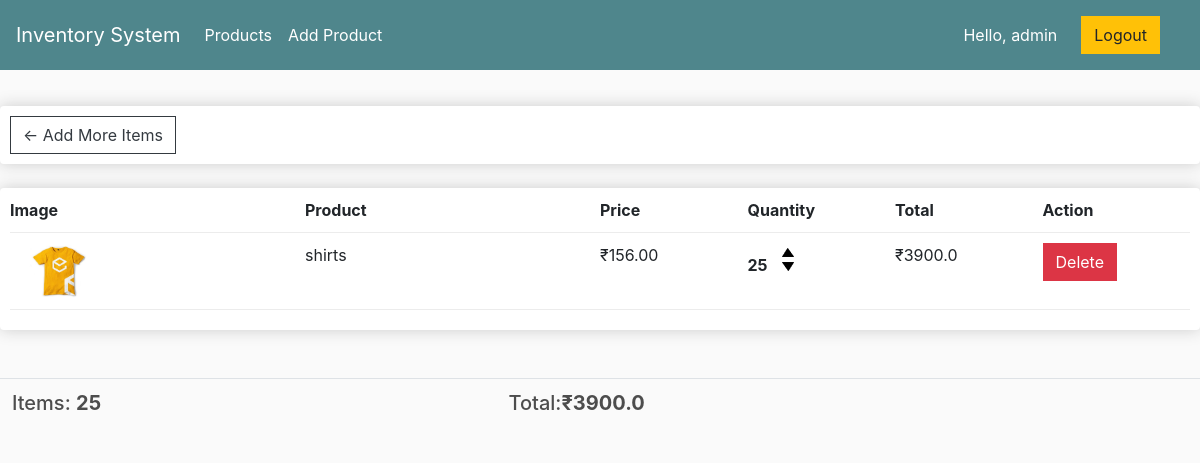
/product/cart/ (signed in), run on an earlier commit of the app's database.
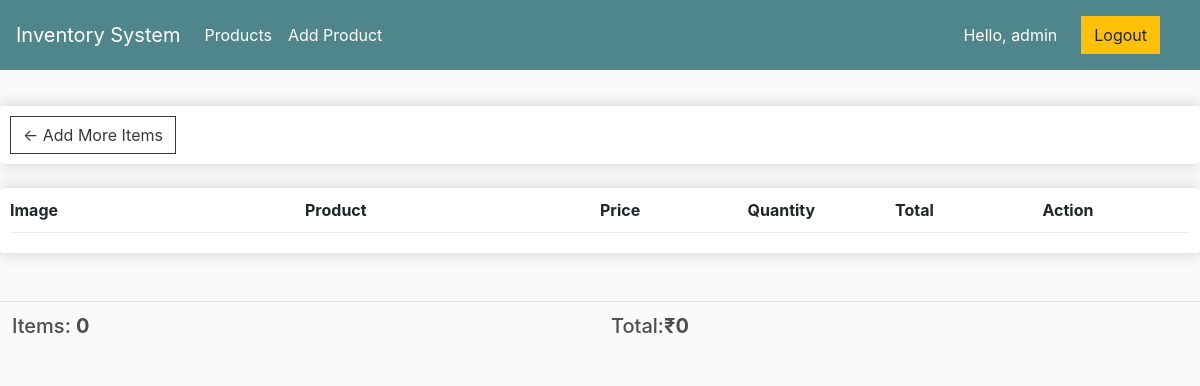
And on a later commit of the database.
### product/models.py (models this page shows, shortened)
class CartItem(models.Model):
    product = models.ForeignKey(ProductInformation, on_delete=models.SET_NULL, null=True)
    cart = models.ForeignKey(Cart, on_delete=models.SET_NULL, null=True)
    quantity = models.IntegerField(default=0, null=True, blank=True)
    date_added = models.DateTimeField(auto_now_add=True)
    @property
    def get_total(self):
        total = self.product.price * self.quantity
        return total
    @property
    def remaining_quantity_in_inventory(self):
        remaining_quantity = self.product.quantity - self.quantity
        return remaining_quantity

class ProductInformation(models.Model):
    product_name = models.CharField(max_length=100)
    price = models.FloatField(default=0)
    quantity = models.IntegerField(default=0)
    status = models.BooleanField(default=True)
    product_image = models.ImageField(null=True, blank=True)
    @property
    def imageURL(self):
        try:
            url = self.product_image.url
        except:
            url = ''
        return url

class Cart(models.Model):
    customer = models.ForeignKey(settings.AUTH_USER_MODEL, on_delete=models.SET_NULL, null=True, blank=True)
    date_ordered = models.DateTimeField(auto_now_add=True)
    @property
    def get_cart_total(self):
        cartitems = self.cartitem_set.all()
        total = sum([item.get_total for item in cartitems])
        return total
    @property
    def get_cart_items(self):
        cartitems = self.cartitem_set.all()
        total = sum([item.quantity for item in cartitems])
        return total

### product/views.py (the view)
# urls.py: path('cart/', views.cart, name='cart'),
def cart(request):
    if request.user.is_authenticated:
        customer = request.user
        cart, created = Cart.objects.get_or_create(customer=customer)
        items = cart.cartitem_set.all()
        cartItems = cart.get_cart_items
    else:
        items = []
        cart = {'get_cart_total': 0, 'get_cart_items': 0}
        cartItems = cart['get_cart_items']
    context = {'items': items, 'cart': cart, 'cartItems': cartItems}
    return render(request, 'product/cart.html', context)

### account/models.py (called while the page is built)
    def __str__(self):
        return self.email

### product/templates/product/cart.html
{% extends 'base.html' %}
{% load static %}
{% block content %}
	<div class="row">
			<div class="col-lg-12">
				<div class="box-element">
				<a  class="btn btn-outline-dark" href="{% url 'product:productList' %}">&#x2190; Add More Items</a>
			</div>
			<br>
			<div class="box-element">
				<div class="cart-row">
					<div style="flex:2"><strong>Image</strong></div>
					<div style="flex:2"><strong>Product</strong></div>
					<div style="flex:1"><strong>Price</strong></div>
					<div style="flex:1"><strong>Quantity</strong></div>
					<div style="flex:1"><strong>Total</strong></div>
					<div style="flex:1"><strong>Action</strong></div>
				</div>
				{% for item in items %}
				<div class="cart-row">
					<div style="flex:2"><img class="row-image" src="{{item.product.imageURL}}"></div>
					<div style="flex:2"><p>{{item.product.product_name}}</p></div>
					<div style="flex:1"><p>₹{{item.product.price|floatformat:2}}</p></div>
					<div style="flex:1">
						<p class="quantity">{{item.quantity}}</p>
						<div class="quantity">
							<img data-product="{{item.product.id}}" data-action="add" class="chg-quantity update-cart" src="{% static  'images/arrow-up.png' %}">
							<img data-product="{{item.product.id}}" data-action="remove" class="chg-quantity update-cart" src="{% static  'images/arrow-down.png' %}">
						</div>
					</div>
					<div style="flex:1"><p>₹{{item.get_total}}</p></div>
					<div style="flex:1"><p>
									<button class="btn btn-danger update-cart" data-product="{{item.product.id}}" data-action="delete">
										Delete
									</button>
                    </p></div>
				</div>
				{% endfor %}
			</div>
				<br>
				<br>
				<table class="table">
					<tr>
						<th><h5>Items: <strong>{{cart.get_cart_items}}</strong></h5></th>
						<th><h5>Total:<strong>₹{{cart.get_cart_total}}</strong></h5></th>
					</tr>
				</table>
		</div>
	</div>
{% endblock content %}

What changed in the data, as far as the page shows it:
removed CartItem: product.imageURL (picture), product.product_name "shirts", product.price "156.00", quantity "25", get_total "3900.0"
removed Cart: get_cart_items "25", get_cart_total "3900.0"
now on this page (row edited): Cart: get_cart_items "0", get_cart_total "0"
